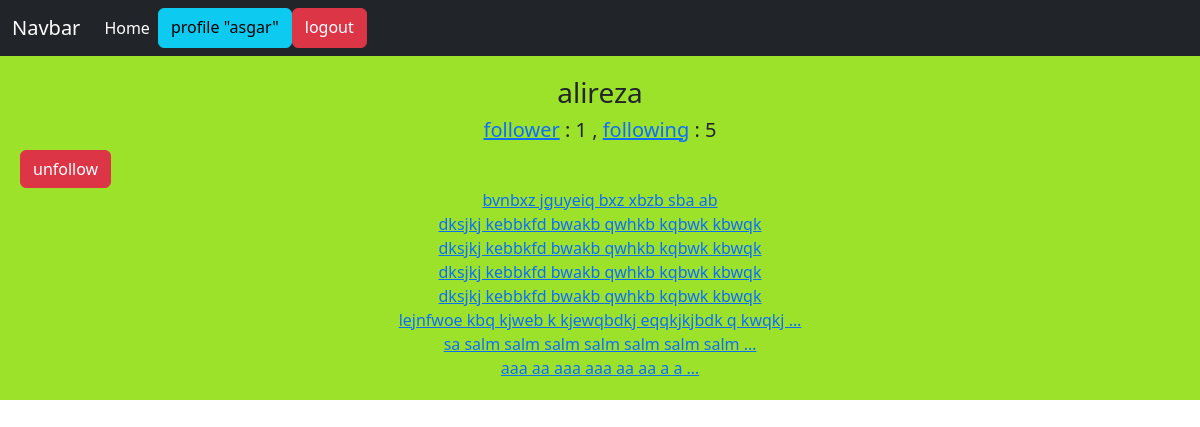
Screenshot of /account/profile/2 (signed in) with the database file from the repository.
### home/models.py (models this page shows, shortened)
class Post(models.Model):
    user=models.ForeignKey(User,on_delete=models.CASCADE,related_name="posts")
    body=models.TextField()
    slug=models.SlugField(max_length=30)
    created=models.DateTimeField(auto_now_add=True)
    updated=models.DateTimeField(auto_now=True)
    class Meta:
        ordering=('-updated',)
    def get_absolute_url(self):
        return reverse('home:post_detail',args=[self.id,self.slug])

### account/views.py (the view)
# urls.py: path('profile/<int:user_id>', views.ProfileUserView.as_view(),name= 'profile_user'),
class ProfileUserView(LoginRequiredMixin,View):
    def get(self,request,user_id):
        is_following=False
        user=User.objects.get(pk=user_id)
        posts=user.posts.all()
        relation=Relation.objects.filter(from_user=request.user,to_user=user)
        if relation.exists():
            is_following=True
        return render(request,'account/profile.html',{'user':user,'posts':posts,'is_following':is_following})

### account/templates/account/profile.html (shortened to what this page needs)
{% extends 'base.html' %}
{% block content %}
    <h3 class="text-center">{{ user.username }}</h3>
    <h5 class="text-center"><a href="{% url 'account:follower' user.id %}">follower</a> : {{ user.following.count }} ,
        <a href="{% url 'account:following' user.id %}">following</a> : {{ user.follower.count }}</h5>
    {% if  request.user.id != user.id  and not is_following %}
        <a class="btn btn-primary" href="{% url 'account:user_follow' user.id%}"> follow</a>
        {% elif  request.user.id != user.id  and  is_following%}
        <a class="btn btn-danger" href="{% url 'account:user_unfollow' user.id%}"> unfollow</a>
    {% endif %}
    <div class="text-center">
        {% for post in posts %}
             <div class="text-center">
            <a href="{{ post.get_absolute_url }}">{{ post.body|truncatewords:8 }}</a>
             </div>
        {% endfor %}
    </div>
{% endblock %}

### templates/inc/navbar.html
<nav class="navbar navbar-expand-lg navbar-dark bg-dark">
    <div class="container-fluid">
        <a class="navbar-brand" href="#">Navbar</a>
        <div class="collapse navbar-collapse" id="navbarNavAltMarkup">
            <div class="navbar-nav"><a class="nav-link active" aria-current="page" href="{% url 'home:home' %}">Home</a>
                {% if not request.user.is_authenticated %}
                    <a class="btn btn-info" href="{% url 'account:register_user' %}">Register</a>
                    <a class="btn btn-success" href="{% url 'account:login_user' %}">Login</a>
                {% else %}
                    <a class="btn btn-info" href="{% url 'account:profile_user' request.user.id %}">profile "{{ request.user }}"</a>
                    <a class="btn btn-danger" href="{% url 'account:logout_user' %}">logout</a>
                {% endif %}
            </div>
        </div>
    </div>
</nav>

### rows the page displays
Post: body "bvnbxz jguyeiq bxz xbzb sba ab"
Post: body "dksjkj kebbkfd bwakb qwhkb kqbwk kbwqk"
Post: body "dksjkj kebbkfd bwakb qwhkb kqbwk kbwqk"
Post: body "dksjkj kebbkfd bwakb qwhkb kqbwk kbwqk"
Post: body "dksjkj kebbkfd bwakb qwhkb kqbwk kbwqk"
Post: body "lejnfwoe kbq kjweb k kjewqbdkj eqqkjkjbdk q kwqkj …"
Post: body "sa salm salm salm salm salm salm salm …"
Post: body "aaa aa aaa aaa aa aa a a …"

### other values shown
{{ request.user }} "asgar"
{{ user.username }} "alireza"
{{ user.following.count }} "1"
{{ user.follower.count }} "5"
